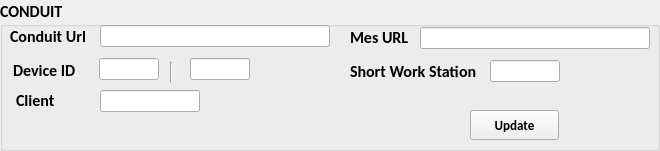
      <widget class="QGroupBox" name="sfdcGroup">
       <property name="geometry">
        <rect>
         <x>20</x>
         <y>91</y>
         <width>660</width>
         <height>151</height>
        </rect>
       </property>
       <property name="font">
        <font>
         <family>Calibri</family>
         <pointsize>12</pointsize>
         <weight>75</weight>
         <bold>true</bold>
         <strikeout>false</strikeout>
        </font>
       </property>
       <property name="title">
        <string>CONDUIT</string>
       </property>
       <widget class="QLabel" name="label_67">
        <property name="geometry">
         <rect>
          <x>10</x>
          <y>26</y>
          <width>90</width>
          <height>20</height>
         </rect>
        </property>
        <property name="font">
         <font>
          <family>Calibri</family>
          <pointsize>12</pointsize>
          <weight>75</weight>
          <bold>true</bold>
          <strikeout>false</strikeout>
         </font>
        </property>
        <property name="text">
         <string>Conduit Url</string>
        </property>
       </widget>
       <widget class="QPushButton" name="sfdcConEdit">
        <property name="geometry">
         <rect>
          <x>470</x>
          <y>110</y>
          <width>89</width>
          <height>30</height>
         </rect>
        </property>
        <property name="font">
         <font>
          <family>Calibri</family>
          <pointsize>10</pointsize>
          <weight>75</weight>
          <bold>true</bold>
          <strikeout>false</strikeout>
         </font>
        </property>
        <property name="text">
         <string>Update</string>
        </property>
       </widget>
       <widget class="QLabel" name="label_69">
        <property name="geometry">
         <rect>
          <x>13</x>
          <y>60</y>
          <width>80</width>
          <height>20</height>
         </rect>
        </property>
        <property name="font">
         <font>
          <family>Calibri</family>
          <pointsize>12</pointsize>
          <weight>75</weight>
          <bold>true</bold>
          <strikeout>false</strikeout>
         </font>
        </property>
        <property name="text">
         <string>Device ID</string>
        </property>
       </widget>
       <widget class="QLineEdit" name="conduitapi">
        <property name="geometry">
         <rect>
          <x>100</x>
          <y>25</y>
          <width>230</width>
          <height>22</height>
         </rect>
        </property>
        <property name="font">
         <font>
          <family>Arial</family>
          <pointsize>10</pointsize>
          <weight>75</weight>
          <bold>true</bold>
          <strikeout>false</strikeout>
         </font>
        </property>
        <property name="text">
         <string/>
        </property>
        <property name="alignment">
         <set>Qt::AlignCenter</set>
        </property>
       </widget>
       <widget class="QLineEdit" name="pass_stn">
        <property name="geometry">
         <rect>
          <x>99</x>
          <y>58</y>
          <width>60</width>
          <height>22</height>
         </rect>
        </property>
        <property name="font">
         <font>
          <family>Arial</family>
          <pointsize>10</pointsize>
          <weight>75</weight>
          <bold>true</bold>
          <strikeout>false</strikeout>
         </font>
        </property>
        <property name="text">
         <string/>
        </property>
        <property name="alignment">
         <set>Qt::AlignCenter</set>
        </property>
       </widget>
       <widget class="QLabel" name="label_24">
        <property name="geometry">
         <rect>
          <x>570</x>
          <y>70</y>
          <width>70</width>
          <height>70</height>
         </rect>
        </property>
        <property name="text">
         <string/>
        </property>
        <property name="pixmap">
         <pixmap>:/src/42q.png</pixmap>
        </property>
        <property name="scaledContents">
         <bool>true</bool>
        </property>
       </widget>
       <widget class="QLineEdit" name="pack_stn">
        <property name="geometry">
         <rect>
          <x>190</x>
          <y>58</y>
          <width>60</width>
          <height>22</height>
         </rect>
        </property>
        <property name="font">
         <font>
          <family>Arial</family>
          <pointsize>10</pointsize>
          <weight>75</weight>
          <bold>true</bold>
          <strikeout>false</strikeout>
         </font>
        </property>
        <property name="text">
         <string/>
        </property>
        <property name="alignment">
         <set>Qt::AlignCenter</set>
        </property>
       </widget>
       <widget class="QLineEdit" name="clientid">
        <property name="geometry">
         <rect>
          <x>100</x>
          <y>90</y>
          <width>100</width>
          <height>22</height>
         </rect>
        </property>
        <property name="font">
         <font>
          <family>Arial</family>
          <pointsize>10</pointsize>
          <weight>75</weight>
          <bold>true</bold>
          <strikeout>false</strikeout>
         </font>
        </property>
        <property name="text">
         <string/>
        </property>
        <property name="alignment">
         <set>Qt::AlignCenter</set>
        </property>
       </widget>
       <widget class="QLineEdit" name="mesapi">
        <property name="geometry">
         <rect>
          <x>420</x>
          <y>27</y>
          <width>230</width>
          <height>22</height>
         </rect>
        </property>
        <property name="font">
         <font>
          <family>Arial</family>
          <pointsize>10</pointsize>
          <weight>75</weight>
          <bold>true</bold>
          <strikeout>false</strikeout>
         </font>
        </property>
        <property name="text">
         <string/>
        </property>
        <property name="alignment">
         <set>Qt::AlignCenter</set>
        </property>
       </widget>
       <widget class="QLabel" name="label_73">
        <property name="geometry">
         <rect>
          <x>350</x>
          <y>27</y>
          <width>70</width>
          <height>20</height>
         </rect>
        </property>
        <property name="font">
         <font>
          <family>Calibri</family>
          <pointsize>12</pointsize>
          <weight>75</weight>
          <bold>true</bold>
          <strikeout>false</strikeout>
         </font>
        </property>
        <property name="text">
         <string>Mes URL</string>
        </property>
       </widget>
       <widget class="Line" name="line">
        <property name="geometry">
         <rect>
          <x>170</x>
          <y>62</y>
          <width>3</width>
          <height>20</height>
         </rect>
        </property>
        <property name="orientation">
         <enum>Qt::Vertical</enum>
        </property>
       </widget>
       <widget class="QLineEdit" name="short_workstation">
        <property name="geometry">
         <rect>
          <x>490</x>
          <y>60</y>
          <width>70</width>
          <height>22</height>
         </rect>
        </property>
        <property name="font">
         <font>
          <family>Arial</family>
          <pointsize>10</pointsize>
          <weight>75</weight>
          <bold>true</bold>
          <strikeout>false</strikeout>
         </font>
        </property>
        <property name="text">
         <string/>
        </property>
        <property name="alignment">
         <set>Qt::AlignCenter</set>
        </property>
       </widget>
       <widget class="QLabel" name="label_78">
        <property name="geometry">
         <rect>
          <x>16</x>
          <y>90</y>
          <width>80</width>
          <height>20</height>
         </rect>
        </property>
        <property name="font">
         <font>
          <family>Calibri</family>
          <pointsize>12</pointsize>
          <weight>75</weight>
          <bold>true</bold>
          <strikeout>false</strikeout>
         </font>
        </property>
        <property name="text">
         <string>Client</string>
        </property>
       </widget>
       <widget class="QLabel" name="label_19">
        <property name="geometry">
         <rect>
          <x>350</x>
          <y>61</y>
          <width>140</width>
          <height>20</height>
         </rect>
        </property>
        <property name="font">
         <font>
          <family>Calibri</family>
          <pointsize>12</pointsize>
          <weight>75</weight>
          <bold>true</bold>
          <strikeout>false</strikeout>
         </font>
        </property>
        <property name="text">
         <string>Short Work Station</string>
        </property>
       </widget>
      </widget>
